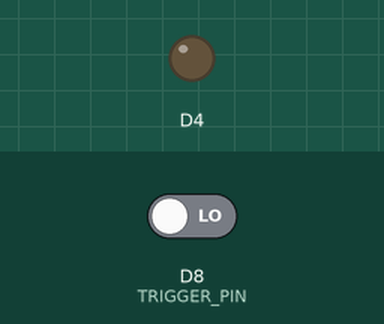
Bench run of a sketch on a simulated ESP8266 (Wemos D1 mini). On the bench: output pins drawn as LEDs (lit = HIGH, except the on-board LED, lit = LOW). Inputs (shaded band) come from the test bench; at power-on: D8 (TRIGGER_PIN) LOW. WiFi joins after 1.5 s; servers stay silent unless stated; what the sketch prints to the serial monitor is not drawn.

Above: at 2.7 s.
2.8 s: D8 (TRIGGER_PIN) driven HIGH
At 3.3 s:
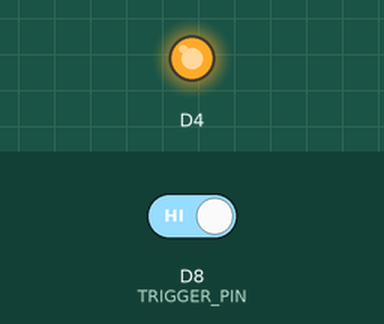
Timing chart, 0 to 5.8 s (numbered marks = the images above; inputs shaded):
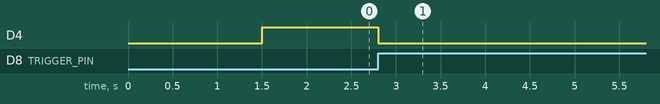

Measured:
- after the input at 2.8 s, D4: HIGH → LOW at once

The sketch:

ITEasy.ino
```cpp
#include <ESP8266WiFi.h>          //https://github.com/esp8266/Arduino

//needed for library
#include <DNSServer.h>
#include <ESP8266WebServer.h>
#include <WiFiManager.h>         //https://github.com/tzapu/WiFiManager

int TRIGGER_PIN = D8; // D0 Button.

void setup() {
    Serial.begin(115200);

    // Setup Wifi
    WiFiManager wifiManager;
    // wifiManager.resetSettings(); //For Debugging Purposes.
    wifiManager.autoConnect("ITEasy Button", "thatwaseasy");

    pinMode(TRIGGER_PIN, INPUT);
    pinMode(BUILTIN_LED, OUTPUT);
    digitalWrite(BUILTIN_LED, HIGH);
}

void loop() {
  if ( digitalRead(TRIGGER_PIN) == HIGH ) {
    Serial.println("click");
    digitalWrite(BUILTIN_LED, LOW);

    WiFiManager wifiManager;

    if (!wifiManager.startConfigPortal("ITEasy Button", "thatwaseasy")) {
      Serial.println("failed to connect and hit timeout");
      delay(3000);
      ESP.reset();
      delay(5000);
    }
  }

}
```
